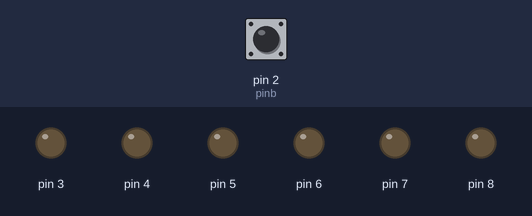
The sketch below on a simulated Arduino Uno, built with avr-gcc and run on an emulated ATmega328P. Parts: output pins drawn as LEDs (lit = HIGH). The inputs (shaded band) are chosen by the test bench; at power-on: pin 2 (pinb) HIGH.

Above: at 1.2 s.
1.3 s: pin 2 (pinb) pulled LOW for 0.15 s
At 2.1 s:
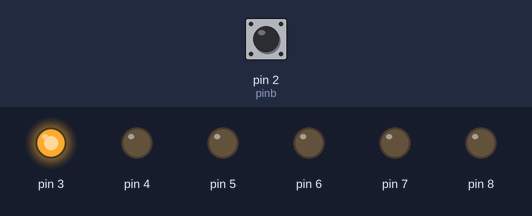
At 3.1 s:
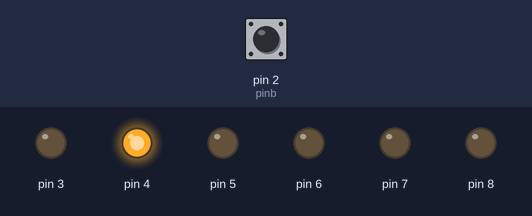
7.4 s: pin 2 (pinb) pulled LOW for 1 s
At 8.1 s:
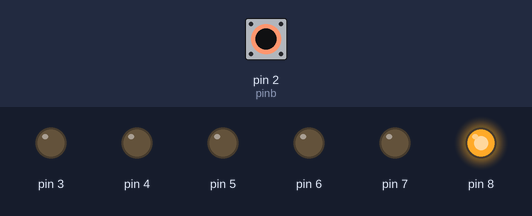
Timing chart, 0 to 14.9 s (numbered marks = the images above; inputs shaded):
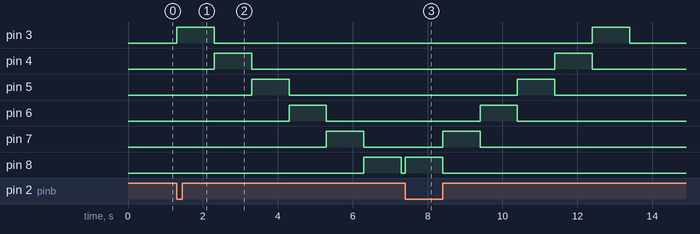

Measured:
- after the input at 1.3 s, pin 3: LOW → HIGH at once, → LOW 1.0 s later; pin 4: LOW → HIGH after 1.0 s, → LOW 1.0 s later; pin 5: LOW → HIGH after 2.0 s, → LOW 1.0 s later; pin 6: LOW → HIGH after 3.0 s, → LOW 1.0 s later; pin 7: LOW → HIGH after 4.0 s, → LOW 1.0 s later
- after the input at 7.4 s, pin 3: LOW → HIGH after 5.0 s, → LOW 1.0 s later; pin 4: LOW → HIGH after 4.0 s, → LOW 1.0 s later; pin 5: LOW → HIGH after 3.0 s, → LOW 1.0 s later; pin 6: LOW → HIGH after 2.0 s, → LOW 1.0 s later; pin 7: LOW → HIGH after 1.0 s, → LOW 1.0 s later

The sketch:

sketch_may24a.ino
```cpp
int pinb=2;
int pstate;
int state;
int count=0;
void setup() {
  // put your setup code here, to run once:
  for(int i=3;i<=8;i++)
  {
    pinMode(i,OUTPUT);
  }
  pinMode(pinb,INPUT_PULLUP);
}
void loop()
{
  pstate=state;
  state = digitalRead(pinb);
  if(pstate==HIGH && state==LOW)
  {
      count++;
      if (count%2==0)
      {
        for(int i=8;i>=3;i--)
        {
          digitalWrite(i,HIGH);
          delay(1000);
          digitalWrite(i,LOW);
        }
      }
      else
      {
        for(int i=3;i<=8;i++)
        {
          digitalWrite(i,HIGH);
          delay(1000);
          digitalWrite(i,LOW);
        }
      }
  }
}
```
